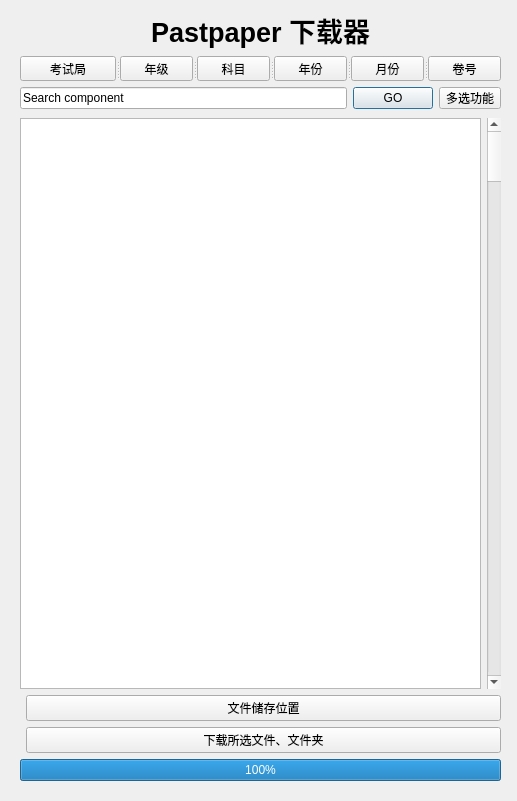
<?xml version="1.0" encoding="UTF-8"?>
<ui version="4.0">
 <class>PastPaper_Downloader</class>
 <widget class="QDialog" name="MainWindow">
  <property name="enabled">
   <bool>true</bool>
  </property>
  <property name="geometry">
   <rect>
    <x>0</x>
    <y>0</y>
    <width>517</width>
    <height>801</height>
   </rect>
  </property>
  <property name="cursor">
   <cursorShape>ArrowCursor</cursorShape>
  </property>
  <property name="windowTitle">
   <string>PastPaper_Downloader</string>
  </property>
  <widget class="QWidget" name="layoutWidget">
   <property name="geometry">
    <rect>
     <x>20</x>
     <y>10</y>
     <width>481</width>
     <height>771</height>
    </rect>
   </property>
   <layout class="QFormLayout" name="formLayout">
    <item row="0" column="0" colspan="2">
     <widget class="QLabel" name="label">
      <property name="sizePolicy">
       <sizepolicy hsizetype="Preferred" vsizetype="Preferred">
        <horstretch>0</horstretch>
        <verstretch>0</verstretch>
       </sizepolicy>
      </property>
      <property name="font">
       <font>
        <family>Microsoft YaHei UI</family>
        <pointsize>20</pointsize>
        <weight>75</weight>
        <bold>true</bold>
       </font>
      </property>
      <property name="cursor">
       <cursorShape>ArrowCursor</cursorShape>
      </property>
      <property name="mouseTracking">
       <bool>true</bool>
      </property>
      <property name="tabletTracking">
       <bool>false</bool>
      </property>
      <property name="text">
       <string>Pastpaper 下载器</string>
      </property>
      <property name="textFormat">
       <enum>Qt::RichText</enum>
      </property>
      <property name="scaledContents">
       <bool>false</bool>
      </property>
      <property name="alignment">
       <set>Qt::AlignCenter</set>
      </property>
     </widget>
    </item>
    <item row="1" column="0" colspan="2">
     <widget class="QSplitter" name="splitter">
      <property name="orientation">
       <enum>Qt::Horizontal</enum>
      </property>
      <widget class="QToolButton" name="exam_office">
       <property name="text">
        <string>考试局</string>
       </property>
      </widget>
      <widget class="QToolButton" name="grade">
       <property name="text">
        <string>年级</string>
       </property>
      </widget>
      <widget class="QToolButton" name="subject">
       <property name="text">
        <string>科目</string>
       </property>
      </widget>
      <widget class="QToolButton" name="year">
       <property name="text">
        <string>年份</string>
       </property>
      </widget>
      <widget class="QToolButton" name="month">
       <property name="text">
        <string>月份</string>
       </property>
      </widget>
      <widget class="QToolButton" name="component">
       <property name="text">
        <string>卷号</string>
       </property>
      </widget>
     </widget>
    </item>
    <item row="2" column="0" colspan="2">
     <layout class="QGridLayout" name="gridLayout_2">
      <item row="0" column="1">
       <widget class="QPushButton" name="start_search">
        <property name="text">
         <string>GO</string>
        </property>
       </widget>
      </item>
      <item row="0" column="0">
       <widget class="QLineEdit" name="lineEdit">
        <property name="text">
         <string>Search component</string>
        </property>
       </widget>
      </item>
      <item row="0" column="2">
       <widget class="QToolButton" name="toolButton">
        <property name="text">
         <string>多选功能</string>
        </property>
       </widget>
      </item>
     </layout>
    </item>
    <item row="6" column="0" colspan="2">
     <widget class="QProgressBar" name="progressBar">
      <property name="value">
       <number>100</number>
      </property>
     </widget>
    </item>
    <item row="3" column="0" colspan="2">
     <layout class="QHBoxLayout" name="horizontalLayout">
      <item>
       <widget class="QTableView" name="info">
        <property name="enabled">
         <bool>true</bool>
        </property>
       </widget>
      </item>
      <item>
       <widget class="QScrollBar" name="verticalScrollBar">
        <property name="orientation">
         <enum>Qt::Vertical</enum>
        </property>
       </widget>
      </item>
     </layout>
    </item>
    <item row="5" column="1">
     <widget class="QPushButton" name="download">
      <property name="text">
       <string>下载所选文件、文件夹</string>
      </property>
     </widget>
    </item>
    <item row="4" column="1">
     <widget class="QPushButton" name="store_place">
      <property name="text">
       <string>文件储存位置</string>
      </property>
     </widget>
    </item>
   </layout>
  </widget>
 </widget>
 <resources/>
 <connections/>
</ui>
